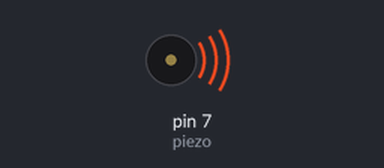
A sketch run on a simulated Arduino Uno, built with avr-gcc and run on an emulated ATmega328P. Parts: buzzer (waves = sounding).

Above: at 0.1 s.
Timing chart, 0 to 39.6 s (numbered marks = the images above):
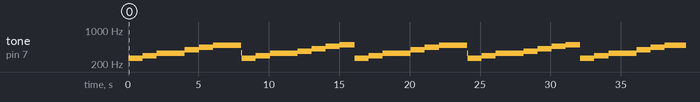

The sketch:

sketch_oct13b.ino
```cpp
int piezo = 7;


void setup()
{
  // put your setup code here, to run once:
  pinMode(piezo, OUTPUT);
}

void scalePlay(int sFreq)
{
  int sTime = (1.0/sFreq*1000000)/2;
  for (int i = 0; i < sFreq; i++)
  {
    digitalWrite(piezo,HIGH);
    delayMicroseconds(sTime);
    digitalWrite(piezo,LOW);
    delayMicroseconds(sTime);
  }
}

void loop()
{
  // put your main code here, to run repeatedly:
  scalePlay(262);
  scalePlay(294);
  scalePlay(330);
  scalePlay(349);
  scalePlay(392);
  scalePlay(440);
  scalePlay(494);
  scalePlay(524);
}
```

Measured:
- by itself, tone on pin 7 (piezo): plays 262 Hz for 1.0 s, 294 Hz for 1.0 s, 329 Hz for 2.0 s, 391 Hz for 1.0 s, 437 Hz for 1.0 s, 485 Hz for 2.0 s … (34 notes in this stretch)
